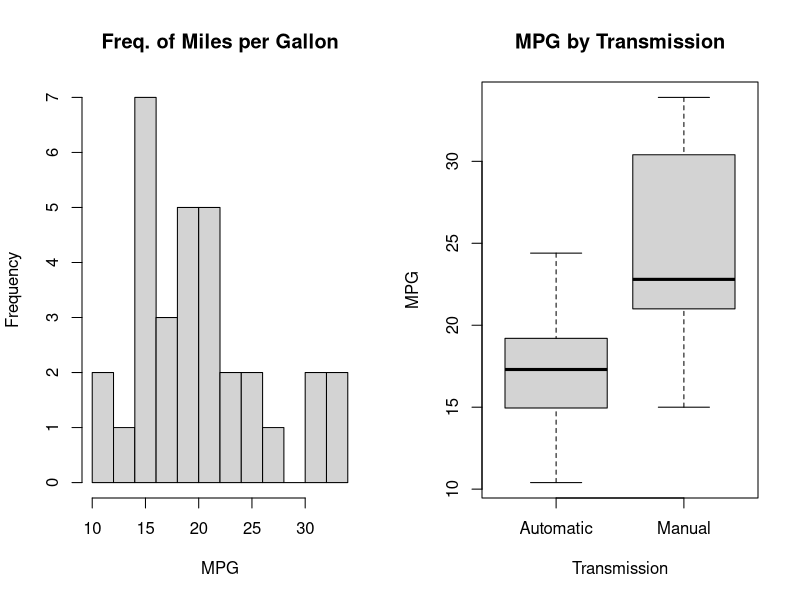
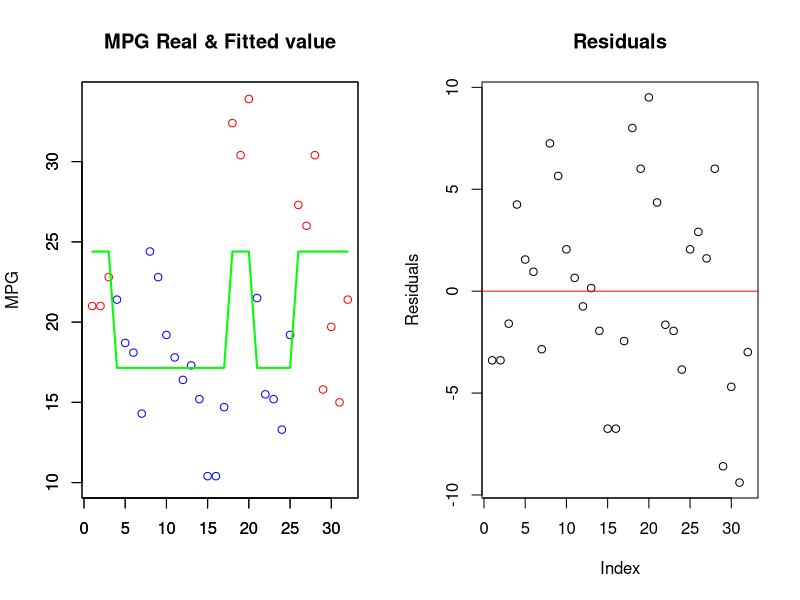
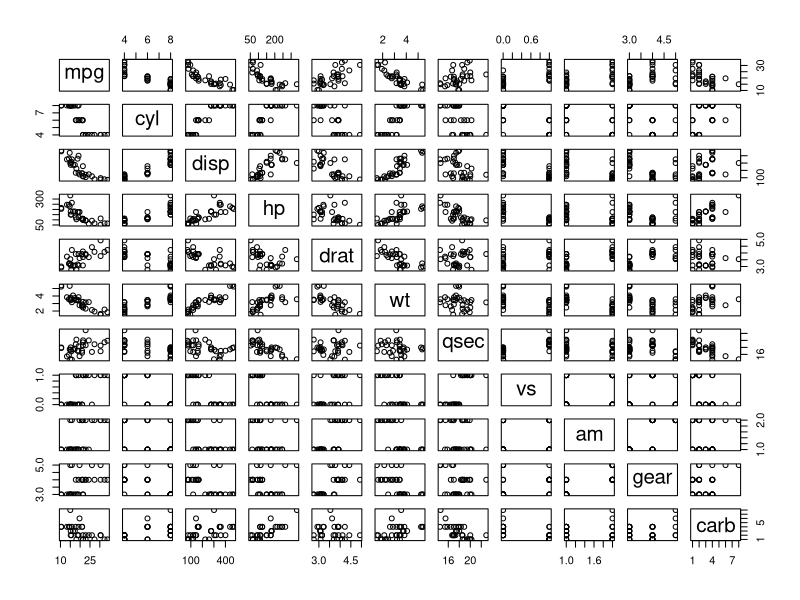
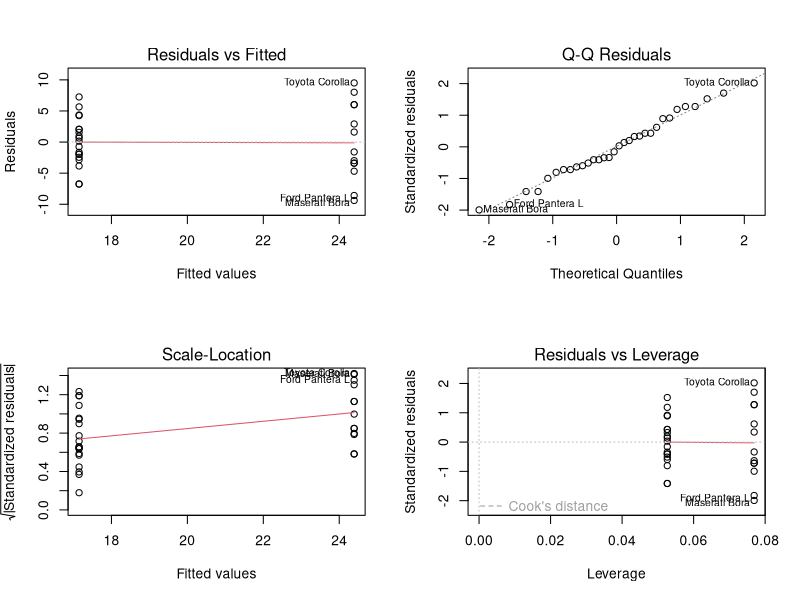
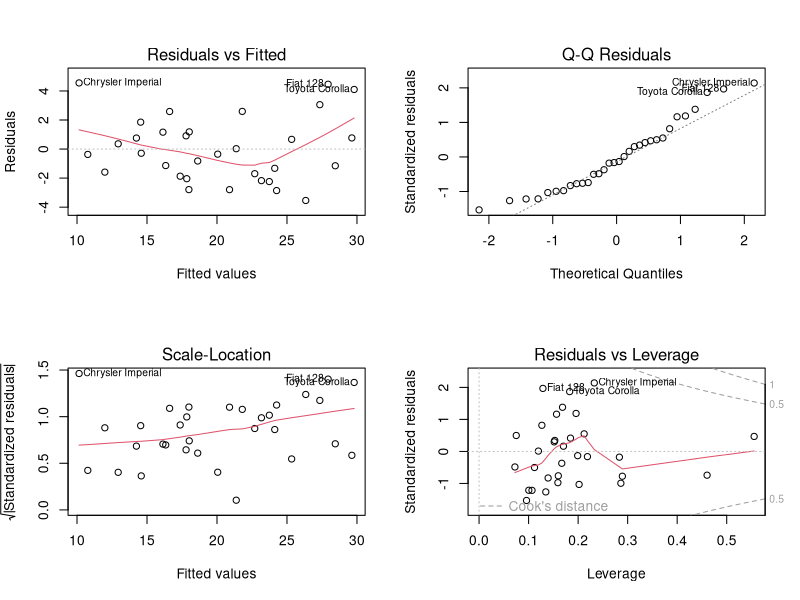

Recreate these plots in R, in order.
## ---- chunk 1
knitr::opts_chunk$set(echo = TRUE)
## ---- chunk 2
# Load dataset
data(mtcars)

#check the "mtcars" data
str(mtcars)

# Change from num to factor
mtcars$am[mtcars$am==1]<-"Manual"
mtcars$am[mtcars$am==0]<-"Automatic"
mtcars$am<-as.factor(mtcars$am)
## ---- chunk 3
# Focus on MPG and draw a histogram
summary(mtcars$mpg)  # mpg consists of numbers

# Draw a histogram and check the relationship between mpg & transmission
par(mfrow=c(1,2))

hist(mtcars$mpg,breaks=10,main="Freq. of Miles per Gallon",xlab="MPG")
boxplot(mpg~am,mtcars,main="MPG by Transmission",xlab="Transmission",ylab="MPG")
## ---- chunk 4
# Define new variable and store new data frame
mtcars_auto<-mtcars[mtcars$am=="Automatic",]
mtcars_manu<-mtcars[mtcars$am=="Manual",]

t.test(mtcars_auto$mpg,mtcars_manu$mpg)
## ---- chunk 5
# Using "lm()" function, consider linear regression
fit_mtcars<-lm(mpg~am, mtcars)
summary(fit_mtcars)
## ---- chunk 6
par(mfrow=c(1,2))

# plot the linear graph
mtcars_fitted<-fitted(fit_mtcars)

plot(mtcars$mpg,main="MPG Real & Fitted value",xlab="",ylab="MPG",ylim=c(10,34),col=c("blue","red")[mtcars$am])
par(new=T)
plot(mtcars_fitted,type="l",xlab="",ylab="",ylim=c(10,34),col="green",lwd=2)

plot(residuals(fit_mtcars),main="Residuals",Xlab="",ylab="Residuals")
abline(h=0,col="red")
## ---- chunk 7
# Check the overall parameters
fit_overall<-lm(mpg~.,mtcars)
summary(fit_overall)

plot(mtcars)

# Exclude the variables sequentially, and compare the R squared value
fit_ex_cyl<-lm(mpg~disp+hp+drat+wt+qsec+vs+am+gear+carb,mtcars)
summary(fit_ex_cyl)
fit_ex_vs<-lm(mpg~disp+hp+drat+wt+qsec+am+gear+carb,mtcars)
summary(fit_ex_vs)
fit_ex_carb<-lm(mpg~disp+hp+drat+wt+qsec+am+gear,mtcars)
summary(fit_ex_carb)
fit_ex_gear<-lm(mpg~disp+hp+drat+wt+qsec+am,mtcars)
summary(fit_ex_gear)
fit_ex_drat<-lm(mpg~disp+hp+wt+qsec+am,mtcars)
summary(fit_ex_drat)

fit_ex_disp<-lm(mpg~hp+wt+qsec+am,mtcars)
summary(fit_ex_disp)
fit_ex_hp<-lm(mpg~wt+qsec+am,mtcars)
summary(fit_ex_hp)
## ---- chunk 8
# Use anova function
anova(fit_mtcars,fit_ex_drat)

# plot
par(mfrow=c(2,2))
plot(fit_mtcars)

par(mfrow=c(2,2))
plot(fit_ex_drat)
